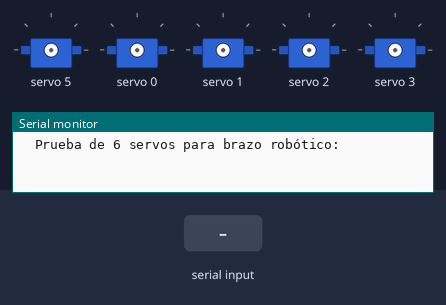
This sketch was run on a simulated Arduino Uno, built with avr-gcc and run on an emulated ATmega328P. Shown: 5 × servo, the last lines printed to the serial monitor. Inputs (shaded band) come from the test bench.

Above: at 1.2 s.
1.3 s: "A" received over Serial
At 2.39 s:
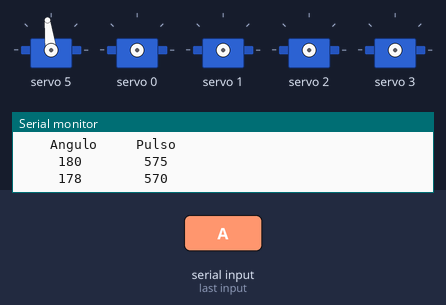
At 11.0 s:
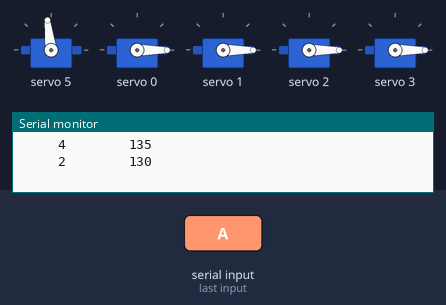
Timing chart, 0 to 19.8 s (numbered marks = the images above; inputs shaded):
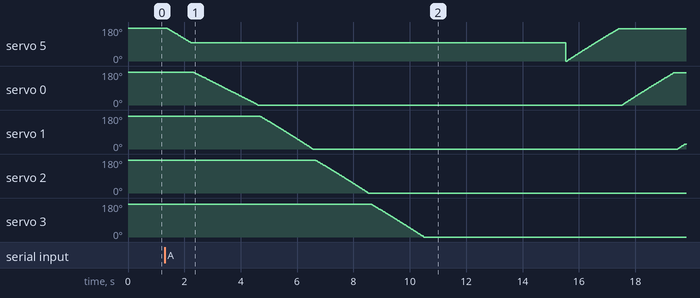

The sketch:

main.ino
```cpp
#include <Wire.h>
#include <Adafruit_PWMServoDriver.h>

// Si los siguientes paréntesis, están vacios,
// se usará la dirección                   por default 0X40.
Adafruit_PWMServoDriver brazo = Adafruit_PWMServoDriver();
// Puedes tambien nombrarla con una dirección diferente.
// Adafruit_PWMServoDriver brazo = Adafruit_PWMServoDriver(0x41);

// Dependiendo de la marca de tus servos, pueden variar el pulso mínimo y máximo.
// Consulta sus especificaciones.

#define SERVOMIN  125 // Pulso mínimo (fuera de 4096)
#define SERVOMAX  575 // Pulso máximo (fuera de 4096)

// Primer servo # de contador
uint8_t servonum = 0;

void setup() {
  Serial.begin(9600);
    Serial.println("  Prueba de 6 servos para brazo robótico: ");
    Serial.println("  ");
  brazo.begin();

  brazo.setPWMFreq(60);  // Servos analógicos funcionan a ~60 Hz actualizado.

  yield();


}
// Inicia el ciclo <<<<<<<<<<<<<<<<<<<<<<<<<<<<<<<<<<<<<<<
void loop() {


  if (Serial.available() > 0) {
    char receivedChar = (char)Serial.read(); // Lee el carácter recibido
    if (receivedChar == 'A') { // Compara el carácter recibido con 'A'
      letras(0, 0, 0, 0, 100, 180);
    } else if (receivedChar == 'B') { // Compara el carácter recibido con 'B'
        letras(180, 180, 180, 180, 160, 60);
    } else if (receivedChar == 'C') { // .....
        letras(70, 70, 70, 70, 70, 30);
    } else if (receivedChar == 'U') {
        letras(180, 0, 0, 180, 70, 30);
    } else if (receivedChar == 'I') {
        letras(0, 0, 0, 180, 70, 2);
    } else if (receivedChar == 'D') {
        letras(180, 0, 0, 0, 70, 2);
    } else if (receivedChar == 'F') {
        letras(0, 180, 180, 180, 70, 60);
    } else if (receivedChar == 'L') {
        letras(180, 0, 0, 0, 180,180 );
    } else if (receivedChar == 'O') {
        letras(70, 70, 70, 70, 70, 30);
    } else if (receivedChar == 'V') {
        letras(180, 180, 0, 0, 70, 30);
    } else if (receivedChar == 'W') {
        letras(180, 180, 180, 0, 70, 30);
    } else if (receivedChar == 'X') {
        letras(180, 180, 0, 0, 0, 90);
    } else if (receivedChar == 'M') {
      letras(0, 0, 0, 0, 100, 180);
    }
  }


}
// Termina el ciclo >>>>>>>>>>>>>>>>>>>>>>>>>>>>>>>>>>>>
/*
 Convierte los pulsos a grados sexagesimales.
*/
int anguloApulsar(int ang){
   // Regla de tres para convertir pulsos a grados (0 a 180).
   int pulso = map(ang,0, 180, SERVOMIN,SERVOMAX);
   Serial.print("     ");
   Serial.print(ang);
   Serial.print("        ");
   Serial.println(pulso);

   return pulso;
}


void letras (int indiceAng, int corazonAng, int anularAng, int meniqueAng, int centralAng, int pulgarAng){
  //---------------------*****devueltaa******-----------------------

  Serial.println("   ***  Pulgar devuelta  *** ");
  Serial.println("    Angulo     Pulso ");
  for( int angulo =180; angulo>pulgarAng; angulo -=2){
     brazo.setPWM(4, 0, anguloApulsar(angulo) );
     delay(10);
  }
  Serial.println("  ");

  //------------------------------------------------
  Serial.println("   *** Central devuelta *** ");
  Serial.println("    Angulo     Pulso ");
  for( int angulo =180; angulo>centralAng; angulo -=2){
     brazo.setPWM(5, 0, anguloApulsar(angulo) );
     delay(10);
  }
  Serial.println("  ");
   //------------------------------------------------
  Serial.println("  ***  indice devuelta  *** ");
  Serial.println("    Angulo     Pulso ");
  // Regreso "Suavizado"
  for( int angulo = 180; angulo>indiceAng; angulo -=2){
    brazo.setPWM(0, 0, anguloApulsar(angulo) );
    delay(25);
  }
  Serial.println("  ");

    //------------------------------------------------

  Serial.println("   ***  Corazon devuelta  *** ");
  Serial.println("    Angulo     Pulso ");
  for( int angulo =180; angulo>corazonAng; angulo -=2){
    brazo.setPWM(1, 0, anguloApulsar(angulo) );
    delay(10);
  }
  Serial.println("  ");

  //------------------------------------------------

  Serial.println("  ***  Anular devuelta  *** ");
  Serial.println("    Angulo     Pulso ");
  for( int angulo =180; angulo>anularAng; angulo -=2){
    brazo.setPWM(2, 0, anguloApulsar(angulo) );
    delay(10);
  }
  Serial.println("  ");

  //------------------------------------------------

  Serial.println("   ***  Meñique devuelta  *** ");
  Serial.println("    Angulo     Pulso ");
  for( int angulo =180; angulo>meniqueAng; angulo -=2){
     brazo.setPWM(3, 0, anguloApulsar(angulo) );
     delay(10);
  }
  Serial.println("  ");


  delay(5000);

  //------------------idaaaa------------------------------

 Serial.println("   ***  Central ida  *** ");
  Serial.println("    Angulo     Pulso ");
  for( int angulo =0; angulo<180; angulo +=2){
     brazo.setPWM(5, 0, anguloApulsar(angulo) );
     delay(10);
  }

  Serial.println("  ");


  //------------------------------------------------

  Serial.println("  ***  indice ida  *** ");
  Serial.println("    Angulo     Pulso ");
  // Ida "Intermitente"
  for( int angulo =indiceAng; angulo<180; angulo +=2){
    brazo.setPWM(0, 0, anguloApulsar(angulo) );
    delay(10);
  }

  Serial.println("  ");


  //------------------------------------------------
  Serial.println("   ***  Corazon ida  *** ");
  Serial.println("    Angulo     Pulso ");
  for( int angulo =corazonAng; angulo<180; angulo +=2){
    brazo.setPWM(1, 0, anguloApulsar(angulo) );
    delay(10);
  }

  Serial.println("  ");

//------------------------------------------------
Serial.println("  ***  Anular ida  *** ");
  Serial.println("    Angulo     Pulso ");

  for(int angulo =anularAng; angulo<180; angulo +=2){
    brazo.setPWM(2, 0, anguloApulsar(angulo) );
    delay(10);
  }

  Serial.println("  ");

//------------------------------------------------
  Serial.println("   ***  Meñique ida  *** ");
  Serial.println("    Angulo     Pulso ");
  for( int angulo =meniqueAng; angulo<180; angulo +=2){
     brazo.setPWM(3, 0, anguloApulsar(angulo) );
     delay(10);
  }

  Serial.println("  ");

  //------------------------------------------------

 Serial.println("   *** pulgar ida *** ");
  Serial.println("    Angulo     Pulso ");


  for( int angulo = pulgarAng; angulo>0; angulo -=2){
    brazo.setPWM(4, 0, anguloApulsar(angulo) );
    delay(10);
  }

  Serial.println("  ");

}


//void pocisionInicial(){
//  //------------------idaaaa------------------------------
//  Serial.println("  ***  indice ida  *** ");
//  Serial.println("    Angulo     Pulso ");
//  // Ida "Intermitente"
//  for( int angulo =0; angulo<180; angulo +=2){
//    brazo.setPWM(0, 0, anguloApulsar(angulo) );
//    delay(10);
//  }
//
//  Serial.println("  ");
//
//
//
//  //------------------------------------------------
//  Serial.println("   ***  Corazon ida  *** ");
//  Serial.println("    Angulo     Pulso ");
//  for( int angulo =0; angulo<180; angulo +=2){
//    brazo.setPWM(1, 0, anguloApulsar(angulo) );
//    delay(10);
//  }
//
//  Serial.println("  ");
//
////------------------------------------------------
//Serial.println("  ***  Anular ida  *** ");
//  Serial.println("    Angulo     Pulso ");
//
//  for(int angulo =0; angulo<180; angulo +=2){
//    brazo.setPWM(2, 0, anguloApulsar(angulo) );
//    delay(10);
//  }
//
//  Serial.println("  ");
//
////------------------------------------------------
//  Serial.println("   ***  Meñique ida  *** ");
//  Serial.println("    Angulo     Pulso ");
//  for( int angulo =0; angulo<180; angulo +=2){
//     brazo.setPWM(3, 0, anguloApulsar(angulo) );
//     delay(10);
//  }
//
//  Serial.println("  ");
//
////------------------------------------------------
// Serial.println("   ***  Central ida  *** ");
//  Serial.println("    Angulo     Pulso ");
//  for( int angulo =0; angulo<20; angulo +=2){
//     brazo.setPWM(5, 0, anguloApulsar(angulo) );
//     delay(10);
//  }
//
//  Serial.println("  ");
//
////------------------------------------------------
//
// Serial.println("   *** pulgar ida *** ");
//  Serial.println("    Angulo     Pulso ");
//
//
//  for( int angulo =0; angulo<20; angulo +=2){
//    brazo.setPWM(4, 0, anguloApulsar(angulo) );
//    delay(10);
//  }
//
//  Serial.println("  ");
//}
```

Measured:
- after the input at 1.3 s, servo 2: moves from 174° to 0° over 1.8 s, starting after 5.4 s; servo 3: moves from 174° to 0° over 1.8 s, starting after 7.3 s
